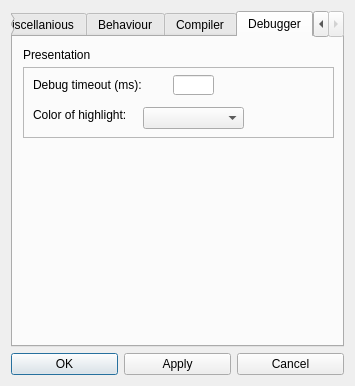
<?xml version="1.0" encoding="UTF-8"?>
<ui version="4.0">
 <class>PreferencesDialog</class>
 <widget class="QDialog" name="PreferencesDialog">
  <property name="geometry">
   <rect>
    <x>0</x>
    <y>0</y>
    <width>355</width>
    <height>386</height>
   </rect>
  </property>
  <property name="minimumSize">
   <size>
    <width>350</width>
    <height>300</height>
   </size>
  </property>
  <property name="maximumSize">
   <size>
    <width>400</width>
    <height>1000</height>
   </size>
  </property>
  <property name="windowTitle">
   <string>Preferences</string>
  </property>
  <property name="windowIcon">
   <iconset resource="../qrgui.qrc">
    <normaloff>:/icons/qreal.png</normaloff>:/icons/qreal.png</iconset>
  </property>
  <layout class="QGridLayout" name="gridLayout_2">
   <item row="1" column="0">
    <widget class="QPushButton" name="okButton">
     <property name="text">
      <string>OK</string>
     </property>
    </widget>
   </item>
   <item row="1" column="1">
    <widget class="QPushButton" name="applyButton">
     <property name="text">
      <string>Apply</string>
     </property>
    </widget>
   </item>
   <item row="1" column="2">
    <widget class="QPushButton" name="cancelButton">
     <property name="text">
      <string>Cancel</string>
     </property>
    </widget>
   </item>
   <item row="0" column="0" colspan="3">
    <widget class="QTabWidget" name="preferenciesTabWidget">
     <property name="enabled">
      <bool>true</bool>
     </property>
     <property name="currentIndex">
      <number>4</number>
     </property>
     <widget class="QWidget" name="editorTab">
      <attribute name="title">
       <string>Editor</string>
      </attribute>
      <widget class="QFrame" name="frame">
       <property name="geometry">
        <rect>
         <x>10</x>
         <y>30</y>
         <width>311</width>
         <height>125</height>
        </rect>
       </property>
       <property name="frameShape">
        <enum>QFrame::StyledPanel</enum>
       </property>
       <property name="frameShadow">
        <enum>QFrame::Raised</enum>
       </property>
       <widget class="QCheckBox" name="showGridCheckBox">
        <property name="geometry">
         <rect>
          <x>10</x>
          <y>10</y>
          <width>101</width>
          <height>20</height>
         </rect>
        </property>
        <property name="text">
         <string>Show grid</string>
        </property>
        <property name="checked">
         <bool>true</bool>
        </property>
       </widget>
       <widget class="QCheckBox" name="activateGridCheckBox">
        <property name="geometry">
         <rect>
          <x>150</x>
          <y>10</y>
          <width>151</width>
          <height>20</height>
         </rect>
        </property>
        <property name="text">
         <string>Activate grid</string>
        </property>
        <property name="tristate">
         <bool>false</bool>
        </property>
       </widget>
       <widget class="QSlider" name="gridWidthSlider">
        <property name="geometry">
         <rect>
          <x>10</x>
          <y>70</y>
          <width>241</width>
          <height>19</height>
         </rect>
        </property>
        <property name="minimum">
         <number>3</number>
        </property>
        <property name="maximum">
         <number>150</number>
        </property>
        <property name="singleStep">
         <number>1</number>
        </property>
        <property name="pageStep">
         <number>10</number>
        </property>
        <property name="orientation">
         <enum>Qt::Horizontal</enum>
        </property>
       </widget>
       <widget class="QSlider" name="indexGridSlider">
        <property name="geometry">
         <rect>
          <x>10</x>
          <y>90</y>
          <width>241</width>
          <height>19</height>
         </rect>
        </property>
        <property name="minimum">
         <number>5</number>
        </property>
        <property name="maximum">
         <number>150</number>
        </property>
        <property name="singleStep">
         <number>1</number>
        </property>
        <property name="pageStep">
         <number>10</number>
        </property>
        <property name="orientation">
         <enum>Qt::Horizontal</enum>
        </property>
       </widget>
       <widget class="QLabel" name="label_13">
        <property name="geometry">
         <rect>
          <x>263</x>
          <y>70</y>
          <width>46</width>
          <height>13</height>
         </rect>
        </property>
        <property name="text">
         <string>Width</string>
        </property>
       </widget>
       <widget class="QLabel" name="label_20">
        <property name="geometry">
         <rect>
          <x>263</x>
          <y>90</y>
          <width>46</width>
          <height>13</height>
         </rect>
        </property>
        <property name="text">
         <string>Cell size</string>
        </property>
       </widget>
       <widget class="QCheckBox" name="activateAlignmentCheckBox">
        <property name="geometry">
         <rect>
          <x>150</x>
          <y>40</y>
          <width>151</width>
          <height>17</height>
         </rect>
        </property>
        <property name="minimumSize">
         <size>
          <width>150</width>
          <height>0</height>
         </size>
        </property>
        <property name="text">
         <string>Activate alignment</string>
        </property>
        <property name="checked">
         <bool>true</bool>
        </property>
       </widget>
       <widget class="QCheckBox" name="showAlignmentCheckBox">
        <property name="geometry">
         <rect>
          <x>10</x>
          <y>40</y>
          <width>131</width>
          <height>20</height>
         </rect>
        </property>
        <property name="minimumSize">
         <size>
          <width>130</width>
          <height>0</height>
         </size>
        </property>
        <property name="text">
         <string>Show alignment</string>
        </property>
        <property name="checked">
         <bool>true</bool>
        </property>
       </widget>
      </widget>
      <widget class="QLabel" name="label">
       <property name="geometry">
        <rect>
         <x>10</x>
         <y>10</y>
         <width>31</width>
         <height>16</height>
        </rect>
       </property>
       <property name="text">
        <string>Grid</string>
       </property>
      </widget>
      <widget class="QLabel" name="label_2">
       <property name="geometry">
        <rect>
         <x>10</x>
         <y>150</y>
         <width>121</width>
         <height>16</height>
        </rect>
       </property>
       <property name="text">
        <string>Embedded Linkers</string>
       </property>
      </widget>
      <widget class="QFrame" name="frame_2">
       <property name="geometry">
        <rect>
         <x>10</x>
         <y>170</y>
         <width>311</width>
         <height>61</height>
        </rect>
       </property>
       <property name="frameShape">
        <enum>QFrame::StyledPanel</enum>
       </property>
       <property name="frameShadow">
        <enum>QFrame::Raised</enum>
       </property>
       <widget class="QSlider" name="embeddedLinkerSizeSlider">
        <property name="geometry">
         <rect>
          <x>10</x>
          <y>10</y>
          <width>241</width>
          <height>16</height>
         </rect>
        </property>
        <property name="minimum">
         <number>4</number>
        </property>
        <property name="maximum">
         <number>20</number>
        </property>
        <property name="orientation">
         <enum>Qt::Horizontal</enum>
        </property>
       </widget>
       <widget class="QLabel" name="label_3">
        <property name="geometry">
         <rect>
          <x>263</x>
          <y>10</y>
          <width>51</width>
          <height>16</height>
         </rect>
        </property>
        <property name="text">
         <string>Size</string>
        </property>
       </widget>
       <widget class="QSlider" name="embeddedLinkerIndentSlider">
        <property name="geometry">
         <rect>
          <x>10</x>
          <y>30</y>
          <width>241</width>
          <height>16</height>
         </rect>
        </property>
        <property name="minimum">
         <number>5</number>
        </property>
        <property name="maximum">
         <number>20</number>
        </property>
        <property name="orientation">
         <enum>Qt::Horizontal</enum>
        </property>
       </widget>
       <widget class="QLabel" name="label_4">
        <property name="geometry">
         <rect>
          <x>263</x>
          <y>30</y>
          <width>101</width>
          <height>16</height>
         </rect>
        </property>
        <property name="text">
         <string>Indent</string>
        </property>
       </widget>
      </widget>
      <widget class="QFrame" name="frame_8">
       <property name="geometry">
        <rect>
         <x>10</x>
         <y>250</y>
         <width>311</width>
         <height>41</height>
        </rect>
       </property>
       <property name="maximumSize">
        <size>
         <width>321</width>
         <height>41</height>
        </size>
       </property>
       <property name="frameShape">
        <enum>QFrame::StyledPanel</enum>
       </property>
       <property name="frameShadow">
        <enum>QFrame::Raised</enum>
       </property>
       <widget class="QLabel" name="label_17">
        <property name="geometry">
         <rect>
          <x>223</x>
          <y>10</y>
          <width>81</width>
          <height>16</height>
         </rect>
        </property>
        <property name="text">
         <string>Zoom factor</string>
        </property>
       </widget>
       <widget class="QSlider" name="zoomFactorSlider">
        <property name="geometry">
         <rect>
          <x>10</x>
          <y>10</y>
          <width>201</width>
          <height>16</height>
         </rect>
        </property>
        <property name="minimum">
         <number>0</number>
        </property>
        <property name="maximum">
         <number>10</number>
        </property>
        <property name="pageStep">
         <number>1</number>
        </property>
        <property name="value">
         <number>4</number>
        </property>
        <property name="orientation">
         <enum>Qt::Horizontal</enum>
        </property>
       </widget>
      </widget>
      <widget class="QLabel" name="label_19">
       <property name="geometry">
        <rect>
         <x>20</x>
         <y>230</y>
         <width>121</width>
         <height>16</height>
        </rect>
       </property>
       <property name="text">
        <string>Zoom</string>
       </property>
      </widget>
     </widget>
     <widget class="QWidget" name="miscTab">
      <attribute name="title">
       <string>Miscellanious</string>
      </attribute>
      <widget class="QFrame" name="frame_3">
       <property name="geometry">
        <rect>
         <x>10</x>
         <y>30</y>
         <width>311</width>
         <height>61</height>
        </rect>
       </property>
       <property name="frameShape">
        <enum>QFrame::StyledPanel</enum>
       </property>
       <property name="frameShadow">
        <enum>QFrame::Raised</enum>
       </property>
       <widget class="QCheckBox" name="antialiasingCheckBox">
        <property name="geometry">
         <rect>
          <x>10</x>
          <y>10</y>
          <width>291</width>
          <height>20</height>
         </rect>
        </property>
        <property name="text">
         <string>Antialiasing</string>
        </property>
       </widget>
       <widget class="QCheckBox" name="openGLCheckBox">
        <property name="geometry">
         <rect>
          <x>10</x>
          <y>30</y>
          <width>291</width>
          <height>20</height>
         </rect>
        </property>
        <property name="text">
         <string>OpenGL rendering</string>
        </property>
       </widget>
      </widget>
      <widget class="QLabel" name="label_5">
       <property name="geometry">
        <rect>
         <x>10</x>
         <y>10</y>
         <width>61</width>
         <height>16</height>
        </rect>
       </property>
       <property name="text">
        <string>Graphics</string>
       </property>
      </widget>
      <widget class="QLabel" name="label_6">
       <property name="geometry">
        <rect>
         <x>10</x>
         <y>100</y>
         <width>61</width>
         <height>16</height>
        </rect>
       </property>
       <property name="text">
        <string>Other</string>
       </property>
      </widget>
      <widget class="QFrame" name="frame_4">
       <property name="geometry">
        <rect>
         <x>10</x>
         <y>120</y>
         <width>311</width>
         <height>61</height>
        </rect>
       </property>
       <property name="frameShape">
        <enum>QFrame::StyledPanel</enum>
       </property>
       <property name="frameShadow">
        <enum>QFrame::Raised</enum>
       </property>
       <widget class="QCheckBox" name="splashScreenCheckBox">
        <property name="geometry">
         <rect>
          <x>10</x>
          <y>10</y>
          <width>291</width>
          <height>20</height>
         </rect>
        </property>
        <property name="text">
         <string>Show splashscreen</string>
        </property>
       </widget>
       <widget class="QCheckBox" name="chaoticEditionCheckBox">
        <property name="geometry">
         <rect>
          <x>10</x>
          <y>30</y>
          <width>291</width>
          <height>20</height>
         </rect>
        </property>
        <property name="text">
         <string>Chaotic Edition</string>
        </property>
       </widget>
      </widget>
     </widget>
     <widget class="QWidget" name="tab">
      <attribute name="title">
       <string>Behaviour</string>
      </attribute>
      <widget class="QFrame" name="frame_5">
       <property name="geometry">
        <rect>
         <x>10</x>
         <y>30</y>
         <width>311</width>
         <height>41</height>
        </rect>
       </property>
       <property name="frameShape">
        <enum>QFrame::StyledPanel</enum>
       </property>
       <property name="frameShadow">
        <enum>QFrame::Raised</enum>
       </property>
       <widget class="QCheckBox" name="paletteTabCheckBox">
        <property name="geometry">
         <rect>
          <x>10</x>
          <y>10</y>
          <width>291</width>
          <height>20</height>
         </rect>
        </property>
        <property name="text">
         <string>Palette tab switching</string>
        </property>
       </widget>
      </widget>
      <widget class="QLabel" name="label_7">
       <property name="geometry">
        <rect>
         <x>10</x>
         <y>10</y>
         <width>61</width>
         <height>16</height>
        </rect>
       </property>
       <property name="text">
        <string>Automatics</string>
       </property>
      </widget>
      <widget class="QFrame" name="frame_6">
       <property name="geometry">
        <rect>
         <x>10</x>
         <y>110</y>
         <width>311</width>
         <height>81</height>
        </rect>
       </property>
       <property name="frameShape">
        <enum>QFrame::StyledPanel</enum>
       </property>
       <property name="frameShadow">
        <enum>QFrame::Raised</enum>
       </property>
       <widget class="QCheckBox" name="diagramCreateCheckBox">
        <property name="geometry">
         <rect>
          <x>10</x>
          <y>10</y>
          <width>291</width>
          <height>20</height>
         </rect>
        </property>
        <property name="text">
         <string>New diagram creating</string>
        </property>
       </widget>
       <widget class="QCheckBox" name="saveExitCheckBox">
        <property name="geometry">
         <rect>
          <x>10</x>
          <y>30</y>
          <width>291</width>
          <height>20</height>
         </rect>
        </property>
        <property name="text">
         <string>Save on exit</string>
        </property>
       </widget>
       <widget class="QCheckBox" name="chooseDiagramsToSaveCheckBox">
        <property name="geometry">
         <rect>
          <x>10</x>
          <y>50</y>
          <width>291</width>
          <height>20</height>
         </rect>
        </property>
        <property name="text">
         <string>Choose diagrams to save</string>
        </property>
       </widget>
      </widget>
      <widget class="QLabel" name="label_8">
       <property name="geometry">
        <rect>
         <x>10</x>
         <y>90</y>
         <width>81</width>
         <height>16</height>
        </rect>
       </property>
       <property name="text">
        <string>Suggestions</string>
       </property>
      </widget>
     </widget>
     <widget class="QWidget" name="tab_2">
      <attribute name="title">
       <string>Compiler</string>
      </attribute>
      <layout class="QGridLayout" name="gridLayout_3">
       <item row="0" column="0">
        <widget class="QRadioButton" name="windowsButton">
         <property name="text">
          <string>Windows</string>
         </property>
         <property name="autoExclusive">
          <bool>true</bool>
         </property>
        </widget>
       </item>
       <item row="1" column="0">
        <widget class="QRadioButton" name="linuxButton">
         <property name="text">
          <string>Linux</string>
         </property>
        </widget>
       </item>
       <item row="2" column="0">
        <widget class="QRadioButton" name="otherButton">
         <property name="text">
          <string>Other</string>
         </property>
        </widget>
       </item>
       <item row="3" column="0">
        <widget class="QWidget" name="compilerSettingsWidget" native="true">
         <property name="enabled">
          <bool>false</bool>
         </property>
         <layout class="QGridLayout" name="gridLayout">
          <item row="0" column="0">
           <widget class="QLabel" name="label_9">
            <property name="text">
             <string>path to qmake</string>
            </property>
           </widget>
          </item>
          <item row="0" column="1">
           <widget class="QLineEdit" name="pathToQmake"/>
          </item>
          <item row="1" column="0">
           <widget class="QLabel" name="label_10">
            <property name="text">
             <string>path to make</string>
            </property>
           </widget>
          </item>
          <item row="1" column="1">
           <widget class="QLineEdit" name="pathToMake"/>
          </item>
          <item row="2" column="0">
           <widget class="QLabel" name="label_11">
            <property name="text">
             <string>plugin file extension</string>
            </property>
           </widget>
          </item>
          <item row="2" column="1">
           <widget class="QLineEdit" name="pluginExtension"/>
          </item>
          <item row="3" column="1">
           <widget class="QLineEdit" name="prefix"/>
          </item>
          <item row="3" column="0">
           <widget class="QLabel" name="label_12">
            <property name="text">
             <string>prefix</string>
            </property>
           </widget>
          </item>
         </layout>
        </widget>
       </item>
      </layout>
     </widget>
     <widget class="QWidget" name="debuggerTab">
      <attribute name="title">
       <string>Debugger</string>
      </attribute>
      <widget class="QLabel" name="label_16">
       <property name="geometry">
        <rect>
         <x>10</x>
         <y>10</y>
         <width>71</width>
         <height>16</height>
        </rect>
       </property>
       <property name="text">
        <string>Presentation</string>
       </property>
      </widget>
      <widget class="QFrame" name="frame_7">
       <property name="geometry">
        <rect>
         <x>10</x>
         <y>30</y>
         <width>311</width>
         <height>71</height>
        </rect>
       </property>
       <property name="frameShape">
        <enum>QFrame::StyledPanel</enum>
       </property>
       <property name="frameShadow">
        <enum>QFrame::Raised</enum>
       </property>
       <widget class="QLabel" name="label_14">
        <property name="geometry">
         <rect>
          <x>10</x>
          <y>10</y>
          <width>141</width>
          <height>16</height>
         </rect>
        </property>
        <property name="text">
         <string>Debug timeout (ms):</string>
        </property>
       </widget>
       <widget class="QLineEdit" name="timeoutLineEdit">
        <property name="geometry">
         <rect>
          <x>150</x>
          <y>8</y>
          <width>41</width>
          <height>20</height>
         </rect>
        </property>
       </widget>
       <widget class="QLabel" name="label_15">
        <property name="geometry">
         <rect>
          <x>10</x>
          <y>40</y>
          <width>101</width>
          <height>16</height>
         </rect>
        </property>
        <property name="text">
         <string>Color of highlight:</string>
        </property>
       </widget>
       <widget class="QComboBox" name="colorComboBox">
        <property name="geometry">
         <rect>
          <x>120</x>
          <y>40</y>
          <width>101</width>
          <height>22</height>
         </rect>
        </property>
       </widget>
      </widget>
     </widget>
    </widget>
   </item>
  </layout>
 </widget>
 <resources>
  <include location="../qrgui.qrc"/>
 </resources>
 <connections/>
</ui>
